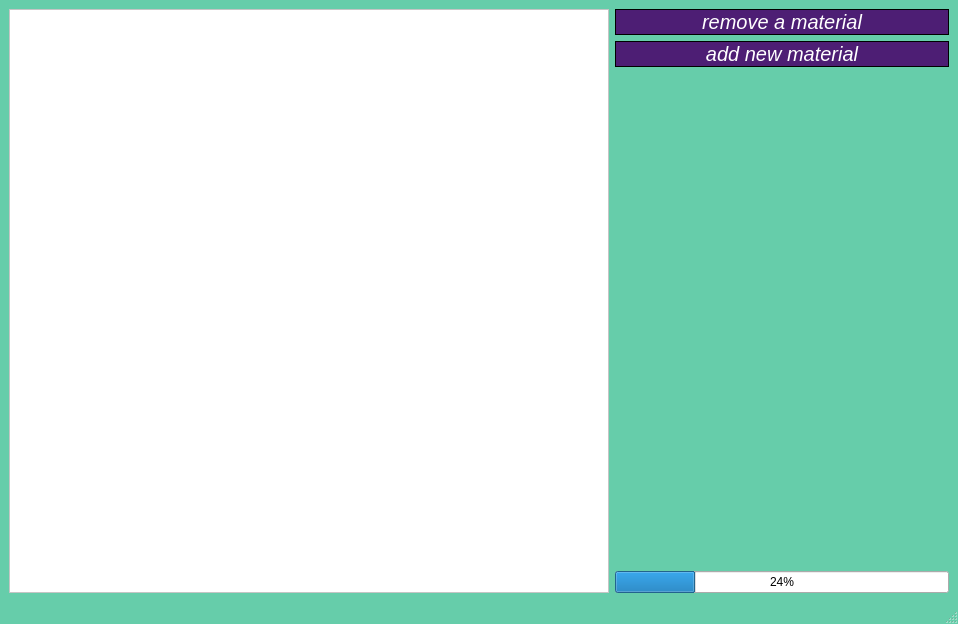
<?xml version="1.0" encoding="UTF-8"?>
<ui version="4.0">
 <class>MainWindow</class>
 <widget class="QMainWindow" name="MainWindow">
  <property name="geometry">
   <rect>
    <x>0</x>
    <y>0</y>
    <width>958</width>
    <height>624</height>
   </rect>
  </property>
  <property name="sizePolicy">
   <sizepolicy hsizetype="Preferred" vsizetype="Preferred">
    <horstretch>0</horstretch>
    <verstretch>0</verstretch>
   </sizepolicy>
  </property>
  <property name="windowTitle">
   <string>MainWindow</string>
  </property>
  <property name="styleSheet">
   <string notr="true">#MainWindow{
	display: flex;
	background: mediumaquamarine;
	opacity: 0.8;
}

#removeAMaterial{
	background: #4d1e74;
	color: #fff;
	font-style: italic;
	border: 1px solid black;
	font-family: &quot;Spectral&quot;, serif;
	font-size: 20px;
}

#removeAMaterial :hover {
	background: #9040ff;
}

#addNewMaterial{
	background: #4d1e74;
	color: #fff;
	font-style: italic;
	border: 1px solid black;
	font-family: &quot;Spectral&quot;, serif;
	font-size: 20px;
}

#addNewMaterial :hover {
	background: #9040ff;
}</string>
  </property>
  <widget class="QWidget" name="centralwidget">
   <layout class="QGridLayout" name="gridLayout">
    <item row="0" column="0">
     <layout class="QFormLayout" name="formLayout">
      <property name="sizeConstraint">
       <enum>QLayout::SetDefaultConstraint</enum>
      </property>
      <property name="rowWrapPolicy">
       <enum>QFormLayout::DontWrapRows</enum>
      </property>
      <property name="formAlignment">
       <set>Qt::AlignLeading|Qt::AlignLeft|Qt::AlignTop</set>
      </property>
      <property name="horizontalSpacing">
       <number>6</number>
      </property>
      <property name="verticalSpacing">
       <number>6</number>
      </property>
      <property name="leftMargin">
       <number>0</number>
      </property>
      <property name="topMargin">
       <number>0</number>
      </property>
      <item row="0" column="0">
       <widget class="QTableView" name="tableView">
        <property name="sizePolicy">
         <sizepolicy hsizetype="Maximum" vsizetype="Expanding">
          <horstretch>0</horstretch>
          <verstretch>0</verstretch>
         </sizepolicy>
        </property>
        <property name="minimumSize">
         <size>
          <width>600</width>
          <height>0</height>
         </size>
        </property>
        <property name="maximumSize">
         <size>
          <width>16777215</width>
          <height>16777215</height>
         </size>
        </property>
        <property name="sizeIncrement">
         <size>
          <width>0</width>
          <height>0</height>
         </size>
        </property>
        <property name="styleSheet">
         <string notr="true">background-color:white;</string>
        </property>
        <property name="sortingEnabled">
         <bool>false</bool>
        </property>
       </widget>
      </item>
      <item row="0" column="1">
       <layout class="QVBoxLayout" name="verticalLayout">
        <property name="sizeConstraint">
         <enum>QLayout::SetMinimumSize</enum>
        </property>
        <property name="leftMargin">
         <number>0</number>
        </property>
        <item>
         <widget class="QPushButton" name="removeAMaterial">
          <property name="maximumSize">
           <size>
            <width>16777215</width>
            <height>16777215</height>
           </size>
          </property>
          <property name="sizeIncrement">
           <size>
            <width>0</width>
            <height>0</height>
           </size>
          </property>
          <property name="styleSheet">
           <string notr="true"/>
          </property>
          <property name="text">
           <string>remove a material</string>
          </property>
         </widget>
        </item>
        <item>
         <widget class="QPushButton" name="addNewMaterial">
          <property name="maximumSize">
           <size>
            <width>16777215</width>
            <height>16777215</height>
           </size>
          </property>
          <property name="sizeIncrement">
           <size>
            <width>0</width>
            <height>0</height>
           </size>
          </property>
          <property name="styleSheet">
           <string notr="true"/>
          </property>
          <property name="text">
           <string>add new material</string>
          </property>
         </widget>
        </item>
        <item>
         <spacer name="verticalSpacer">
          <property name="orientation">
           <enum>Qt::Vertical</enum>
          </property>
          <property name="sizeHint" stdset="0">
           <size>
            <width>20</width>
            <height>40</height>
           </size>
          </property>
         </spacer>
        </item>
        <item>
         <widget class="QProgressBar" name="progressBar">
          <property name="value">
           <number>24</number>
          </property>
         </widget>
        </item>
       </layout>
      </item>
     </layout>
    </item>
   </layout>
  </widget>
  <widget class="QMenuBar" name="menubar">
   <property name="geometry">
    <rect>
     <x>0</x>
     <y>0</y>
     <width>958</width>
     <height>21</height>
    </rect>
   </property>
  </widget>
  <widget class="QStatusBar" name="statusbar"/>
 </widget>
 <resources/>
 <connections/>
</ui>
